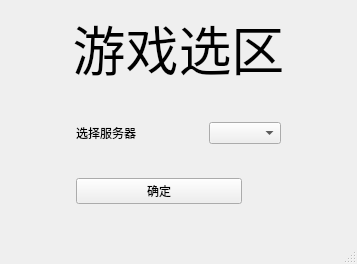
<?xml version="1.0" encoding="UTF-8"?>
<ui version="4.0">
 <class>gamelist</class>
 <widget class="QMainWindow" name="gamelist">
  <property name="geometry">
   <rect>
    <x>0</x>
    <y>0</y>
    <width>357</width>
    <height>264</height>
   </rect>
  </property>
  <property name="windowTitle">
   <string>MainWindow</string>
  </property>
  <widget class="QWidget" name="centralwidget">
   <layout class="QGridLayout" name="gridLayout">
    <item row="0" column="0" colspan="6">
     <widget class="QLabel" name="label_2">
      <property name="font">
       <font>
        <family>黑体</family>
        <pointsize>40</pointsize>
       </font>
      </property>
      <property name="text">
       <string>游戏选区</string>
      </property>
      <property name="alignment">
       <set>Qt::AlignCenter</set>
      </property>
     </widget>
    </item>
    <item row="1" column="3">
     <spacer name="verticalSpacer_3">
      <property name="orientation">
       <enum>Qt::Vertical</enum>
      </property>
      <property name="sizeHint" stdset="0">
       <size>
        <width>20</width>
        <height>29</height>
       </size>
      </property>
     </spacer>
    </item>
    <item row="2" column="0">
     <spacer name="horizontalSpacer_3">
      <property name="orientation">
       <enum>Qt::Horizontal</enum>
      </property>
      <property name="sizeHint" stdset="0">
       <size>
        <width>59</width>
        <height>20</height>
       </size>
      </property>
     </spacer>
    </item>
    <item row="2" column="1">
     <widget class="QLabel" name="label">
      <property name="text">
       <string>选择服务器</string>
      </property>
     </widget>
    </item>
    <item row="2" column="2">
     <spacer name="horizontalSpacer_5">
      <property name="orientation">
       <enum>Qt::Horizontal</enum>
      </property>
      <property name="sizeHint" stdset="0">
       <size>
        <width>59</width>
        <height>20</height>
       </size>
      </property>
     </spacer>
    </item>
    <item row="2" column="3" colspan="2">
     <widget class="QComboBox" name="comboBox"/>
    </item>
    <item row="2" column="5">
     <spacer name="horizontalSpacer_4">
      <property name="orientation">
       <enum>Qt::Horizontal</enum>
      </property>
      <property name="sizeHint" stdset="0">
       <size>
        <width>59</width>
        <height>20</height>
       </size>
      </property>
     </spacer>
    </item>
    <item row="3" column="3">
     <spacer name="verticalSpacer_2">
      <property name="orientation">
       <enum>Qt::Vertical</enum>
      </property>
      <property name="sizeHint" stdset="0">
       <size>
        <width>20</width>
        <height>28</height>
       </size>
      </property>
     </spacer>
    </item>
    <item row="4" column="0">
     <spacer name="horizontalSpacer">
      <property name="orientation">
       <enum>Qt::Horizontal</enum>
      </property>
      <property name="sizeHint" stdset="0">
       <size>
        <width>59</width>
        <height>20</height>
       </size>
      </property>
     </spacer>
    </item>
    <item row="4" column="4" colspan="2">
     <spacer name="horizontalSpacer_2">
      <property name="orientation">
       <enum>Qt::Horizontal</enum>
      </property>
      <property name="sizeHint" stdset="0">
       <size>
        <width>96</width>
        <height>20</height>
       </size>
      </property>
     </spacer>
    </item>
    <item row="5" column="3">
     <spacer name="verticalSpacer">
      <property name="orientation">
       <enum>Qt::Vertical</enum>
      </property>
      <property name="sizeHint" stdset="0">
       <size>
        <width>20</width>
        <height>29</height>
       </size>
      </property>
     </spacer>
    </item>
    <item row="4" column="1" colspan="3">
     <widget class="QPushButton" name="pushButton">
      <property name="sizePolicy">
       <sizepolicy hsizetype="Minimum" vsizetype="Fixed">
        <horstretch>0</horstretch>
        <verstretch>0</verstretch>
       </sizepolicy>
      </property>
      <property name="text">
       <string>确定</string>
      </property>
     </widget>
    </item>
   </layout>
  </widget>
  <widget class="QStatusBar" name="statusbar"/>
 </widget>
 <resources/>
 <connections/>
</ui>
